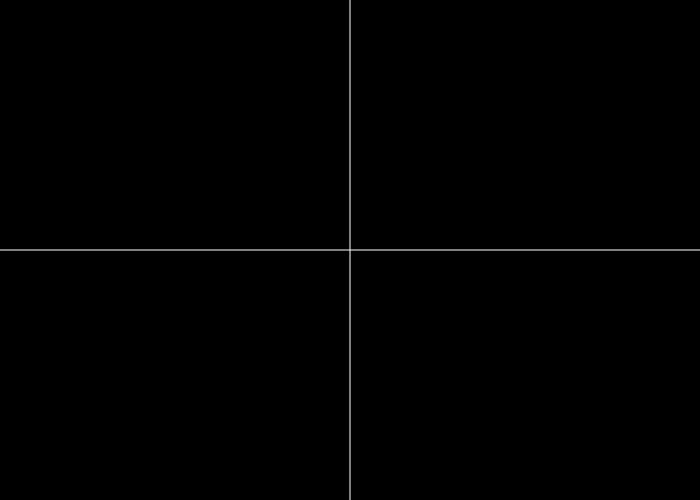
Frame 1 (no input)
Frame 60 (no input): identical to frame 1, image omitted
Frame 120 (the mouse pressed at the canvas centre since frame 60): identical to frame 1, image omitted

The p5.js sketch that drew this single still picture (run headless with seeded random() and noise() and a simulated clock; from frame 60 on, the mouse is pressed at the canvas centre):

// p5.js sketch
// ── sketch.js
// 3 variabelen voor de achtergrond kleur
var r = 0;
var g = 0;
var b = 0;
var change=true; 

function setup() {
  createCanvas(700,500);
}

function draw() {
  background(r,g,b);  
  stroke(255);
  line(width/2,0,width/2,height);
  line(0,height/2,width,height/2);
 
 if(change==true){ 
    if(mouseX > width/2){
      r = r + 5;
    } else {
      r = r - 5;
    }
    if(mouseY > height/2){
      b = b + 5;
    } else {
      b = b - 5;
    }
 }
 
  // Constrain zorgt ervoor dat de waardes tussen de 0 en 255 blijft.
  r = constrain(r,0,255);
  b = constrain(b,0,255);
  
  //met println kan je berichten tonen in de console
  //println("mouseX is " + mouseX);
  //println("mouseY is " + mouseY);
  //println(change);

}//draw afsluiten

function mouseClicked(){
  //als change op false staat
  if(change==false){
    //verander change naar true
    change=true;
  } else {
    //anders, verander change naar false
    change=false;
  }
}
